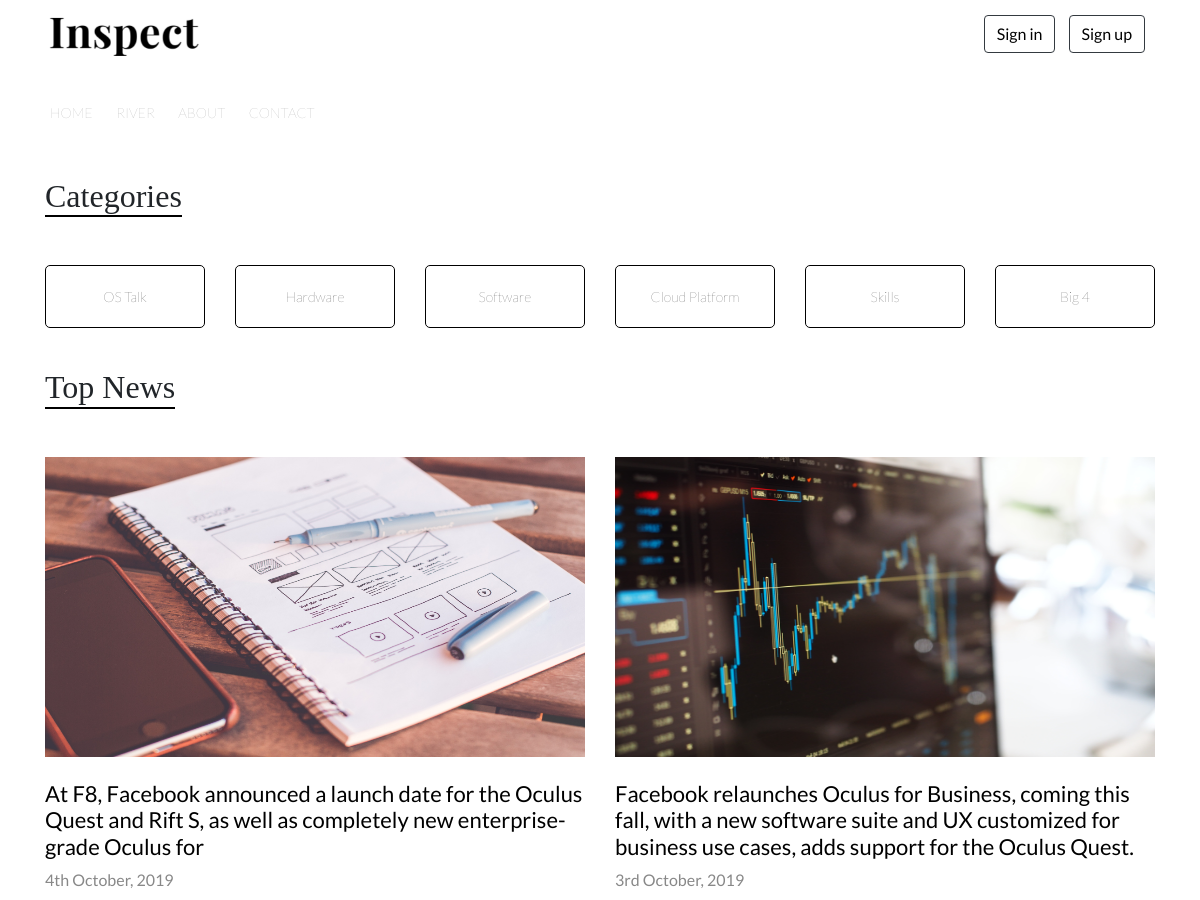
Before: / (upper part) with the older database file.
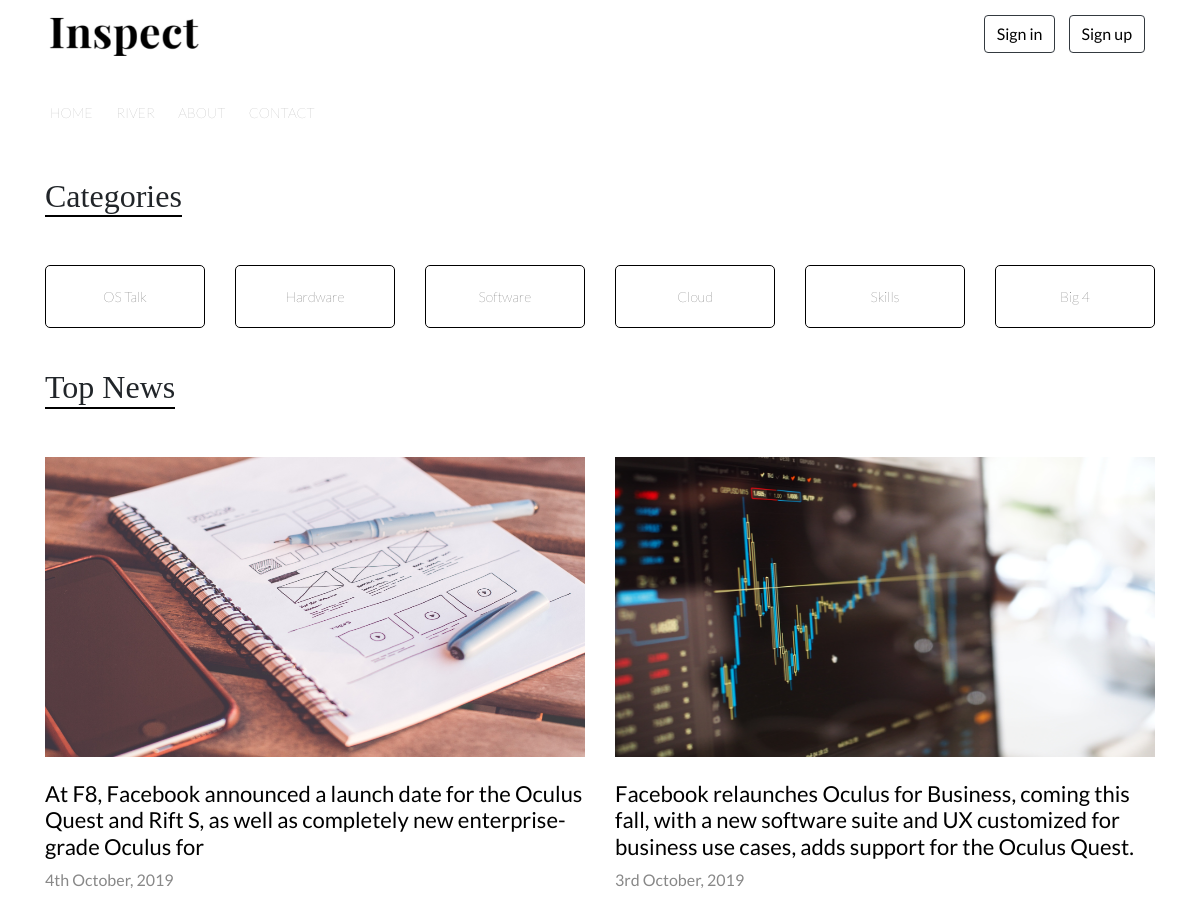
After: the same page with the newer database file.
### tables this page shows
CREATE TABLE `news_categories` (
  `category_id` int(11) NOT NULL,
  `category` varchar(255) NOT NULL
);

CREATE TABLE `news` (
  `news_id` int(11) NOT NULL,
  `title` varchar(255) NOT NULL,
  `excerpt` text NOT NULL,
  `body` text NOT NULL,
  `image` varchar(255) NOT NULL,
  `created_at` datetime NOT NULL,
  `sponsored` int(11) NOT NULL DEFAULT '0',
  `category_id` int(11) NOT NULL
);

### app/controllers/Pages.php (called while the page is built, shortened)
<?php
require_once(APPROOT .'\models\Category.php');
require_once(APPROOT .'\models\News.php');
  class Pages extends Controller {
    public function index(){
      $data = [
        'title' => 'Inspect',
        'news_categories' => Category::getAllCategory(),
        'top_news' => News::getTopNews(),
        'sponsored_news'=> News::getSponsoredNews(),
        'current_news' => News::getCurrentNews(),
        'error' => ''
      ];
      $this->view('index', $data);
    }
  }

### app/libraries/Core.php (called while the page is built, shortened)
<?php
  class Core {
    protected $currentMethod = 'index';
    public function __construct(){
      $url = $this->getUrl();
      $this->currentController = new $this->currentController;
      $this->params = $url ? array_values($url) : [];
      call_user_func_array([$this->currentController, $this->currentMethod], $this->params);
    }
  }

### public/index.php (called while the page is built, shortened)
<?php
  $init = new Core;

### app/libraries/Database.php (called while the page is built, shortened)
<?php
  class Database {
    private $host = DB_HOST;
    private $user = DB_USER;
    private $password = DB_PASS;
    private $db_name = DB_NAME;
    private $db_connect;
    private $statement;
    public function __construct(){
      $db_select = 'mysql:host=' . $this->host . ';dbname=' . $this->db_name;
      $options = array(
        PDO::ATTR_PERSISTENT => true,
        PDO::ATTR_ERRMODE => PDO::ERRMODE_EXCEPTION
      );
      try{
        $this->db_connect = new PDO($db_select, $this->user, $this->password, $options);
      } catch(PDOException $e){
        $this->error = $e->getMessage();
        echo $this->error;
      }
    }
    public function query($sql){
      $this->statement = $this->db_connect->prepare($sql);
    }
    public function execute(){
      return $this->statement->execute();
    }
    public function resultSet(){
      $this->execute();
      return $this->statement->fetchAll(PDO::FETCH_ASSOC);
    }
  }

### app/models/Category.php (called while the page is built, shortened)
<?php
class Category{
    public static function getAllCategory(){
        $database = new Database;
        $database->query('select * from news_categories');
        return $database->resultSet();
    }
}

### app/models/News.php (called while the page is built, shortened)
<?php
class News{
    public static function getTopNews(){
        $database = new Database;
        $database->query('select * from news where sponsored = 0 order by created_at desc limit 2');
        return $database->resultSet();
    }
}

### app/views/index.php (the view, shortened to what this page needs)
<?php require_once('inc/header.php'); ?>
    <div class="container section_space news_state">
        <div class="row">
            <div class="col-sm-12">
                <h2>Categories</h2>
            </div>
        </div>
    </div>
    <div class="container section_space d-none d-md-block">
        <div class="row scrollmenu">
        <?php
            foreach($data['news_categories'] as $category){
                ?>
                    <div class="col-md-2">
                            <a class="eachCategories" href="<?php echo URLROOT; ?>CategoryType/<?php echo $category['category_id']; ?>"><?php echo $category['category']; ?></a>
                    </div>
                <?php
            }
        ?>
        </div>
    </div>
    <div class="container section_space news_state">
        <div class="row">
            <div class="col-sm-12">
                <h2>Top News</h2>
            </div>
        </div>
    </div>
    <div id="cover_news" class="container section_space">
        <div class="row">
        <?php foreach($data['top_news'] as $news) {
            ?>
                <div class="col-sm-6 news_left">
                    <a href="<?php echo URLROOT; ?>SingleNews/<?php echo $news['news_id'];?>">
                        <img src="<?php echo URLROOT; ?>storage/images/<?php echo $news['image']; ?>" alt="">
                        <br><br>
                        <h3><?php echo $news['title']; ?></h3>
                        <p><?php echo date_format(new DateTime($news['created_at']), 'jS F, Y'); ?></p>
                    </a>
                </div>
            <?php
        }?>
        </div>
    </div>
<?php require_once('inc/footer.php'); ?>

### app/libraries/Controller.php
<?php
  class Controller {
    public function view($view, $data = []){
      if(file_exists('../app/views/' . $view . '.php')){
        require_once '../app/views/' . $view . '.php';
      } else {
        die('View does not exist');
      }
    }
  }

### app/views/inc/header.php (shortened to what this page needs)
<!doctype html>
<html lang="en">
<head>
    <link rel="stylesheet" href="https://stackpath.bootstrapcdn.com/bootstrap/4.3.1/css/bootstrap.min.css"
>
    <link rel="stylesheet" href="<?php echo URLROOT; ?>css/style.css">
</head>
<body>
    <div id="header" class="container">
        <div class="row">
            <div class="col-sm-12">
                <a href="<?php echo URLROOT; ?>"><img src="<?php echo URLROOT; ?>images/Inspect-2.png" alt="logo"></a>
                <div class="get_started">
                <?php
                if (isset($_SESSION['logged_in'])) {
                    if(strcmp($_SESSION['logged_in'], 'yes') == 0) {
                        ?>
                            <span><button type="button" class="btn btn-outline-dark signlink"><a class=""
                                        href="<?php echo URLROOT; ?>Logout">Log out</a></button></span>
                        <?php
                    }else{
                        ?>
                        <span><button type="button" class="btn btn-outline-dark signlink"><a class=""
                                    href="<?php echo URLROOT; ?>pages/signIn">Sign in</a></button></span>
                        <span><button type="button" class="btn btn-outline-dark signlink"><a class=""
                                    href="<?php echo URLROOT; ?>pages/signUp">Sign up</a></button></span>
                    <?php
                    }
                }else{
                    ?>
                        <span><button type="button" class="btn btn-outline-dark signlink"><a class=""
                                    href="<?php echo URLROOT; ?>pages/signIn">Sign in</a></button></span>
                        <span><button type="button" class="btn btn-outline-dark signlink"><a class=""
                                    href="<?php echo URLROOT; ?>pages/signUp">Sign up</a></button></span>
                <?php
                }?>
                </div>
            </div>
        </div>
    </div>
    <div id="navbar" class="container mt-2">
        <div class="row">
            <div class="col-sm-12">
                <div class="scrollmenu">
                    <a href="<?php echo URLROOT; ?>" class="">HOME</a>
                    <a href="<?php echo URLROOT; ?>river">RIVER</a>
                    <a href="<?php echo URLROOT; ?>aboutUs">ABOUT</a>
                    <a href="<?php echo URLROOT; ?>contactUs">CONTACT</a>
                </div>
            </div>
        </div>
    </div>

### app/views/inc/footer.php (shortened to what this page needs)
</body>
</html>

### public/css/style.css (style rules this page uses)
.section_space { margin-top: 40px; }
body { margin: 0px !important; padding: 0px !important; }
#header img { height: 80px; display: inline-block; float: left; }
.get_started { margin-top: 15px; display: inline-block; float: right; font-family: "Lato", sans-serif; }
.get_started i, .btn { margin-right: 10px; }
.get_started a:link, .get_started a:visited { color: black; text-decoration: none; }
div.scrollmenu { background-color: #fff; overflow: auto; white-space: nowrap; }
div.scrollmenu a { display: inline-block; color: #888888; text-align: center; padding: 14px; padding-left: 5px; text-decoration: none; font-family: "Lato", sans-serif; font-weight: lighter !important; font-size: 14px; }
.news_state h2 { display: inline-block; font-family: "Playfair Display", serif; border-bottom: 2px solid black; }
#cover_news img { width: 100%; height: 300px; }
#cover_news { font-family: "Lato", sans-serif; }
.news_left h3, .news_right h3 { font-size: 22px; }
.news_left p, .news_right p { color: #888888; }
.content a:link, .content a:visited { color: black; }
#cover_news a:link, #cover_news a:visited { text-decoration: none; color: black; }
.eachCategories { border:1px solid black; padding:20px 20px !important; border-radius: 5px; text-align: center; cursor: pointer; width:100% !important; color: black !important; }

Changed rows visible on the page:
changed news_categories: category "Cloud Platform" → "Cloud"
